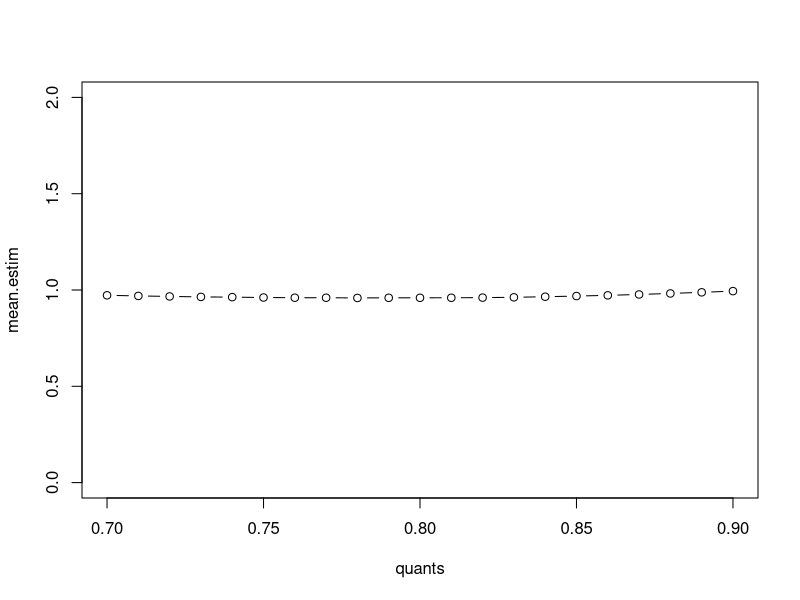
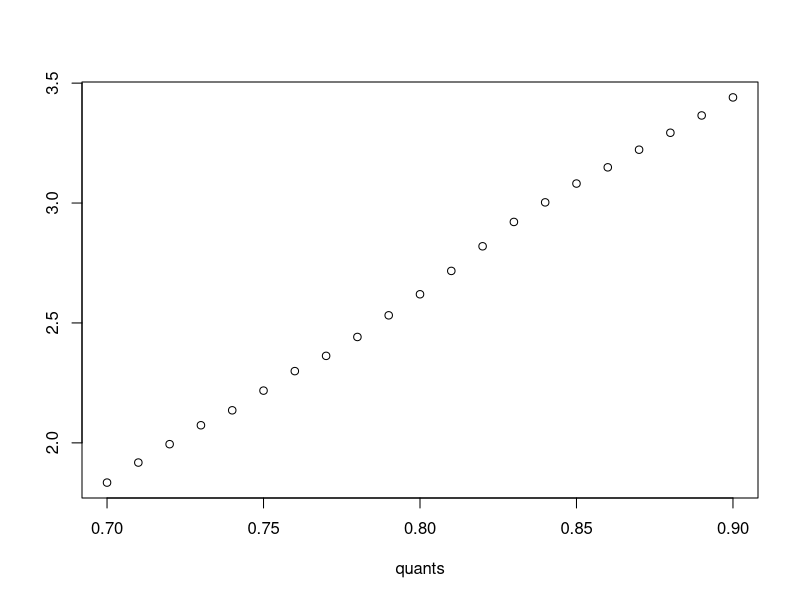

Write R code to recreate these figures, in order.

freq <- 60*24*10
quants <- seq(0.9,0.7,-0.01)

quant.estimates <- function() {
log.prices <- cumsum(rnorm(freq,0,1/sqrt(freq)))
diff <- quantile(log.prices,quants)-quantile(log.prices,1-quants)
return(list(diff/(-1.418+2.717*quants),abs(tail(log.prices,1))*sqrt(pi/2)))
}

sim.estimates <- lapply(1:1000,function(z) quant.estimates())
mean.estim <- apply(sapply(sim.estimates,"[[",1),1,mean)
abs.estim <- mean(sapply(sim.estimates,"[[",2))
plot(quants,mean.estim,type="b",ylim=c(0,2))
lm.estim <- lm(mean.estim~quants)

plot(quants,var(sapply(sim.estimates,"[[",2))/apply(sapply(sim.estimates,"[[",1),1,var),
     ylab="")